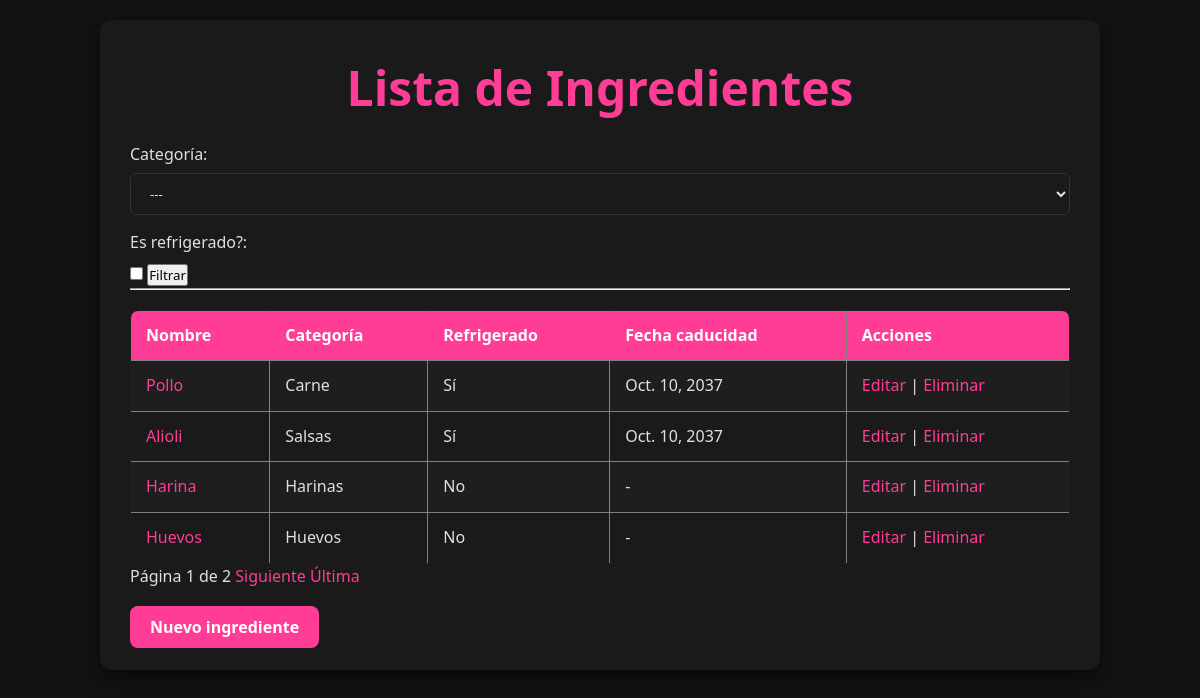
The page /ingredientes on the database as committed earlier.
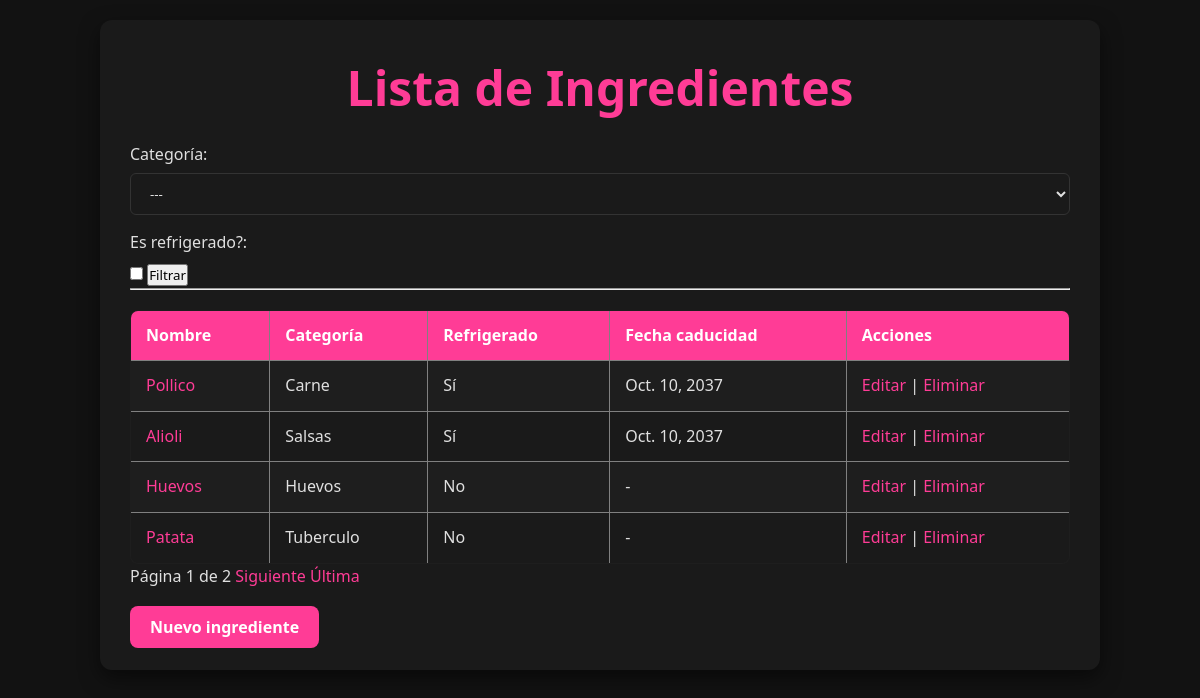
The same page on the database as committed later.
### app/models.py (models this page shows, shortened)
class Ingrediente(models.Model):
    nombre = models.CharField(max_length=100)
    fecha_caducidad = models.DateField(null=True, blank=True)
    categoria = models.ForeignKey(CategoriaIngrediente, on_delete=models.CASCADE, null = True)
    refrigerado = models.BooleanField(default=False)
    cantidad = models.FloatField(null=True, blank=True)
    precio = models.FloatField(null=True, blank=True)

class CategoriaIngrediente(models.Model):
    nombre = models.CharField(max_length=100)

### app/views.py (the view)
# urls.py: path('ingredientes', views.IngredientesListaView.as_view(), name='ingredientes'),
class IngredientesListaView(ListView):
    model = Ingrediente
    template_name = 'app/ingredientes_lista.html'
    context_object_name = 'ingredientes'
    paginate_by = 4
    def get_queryset(self):
        queryset = super().get_queryset()
        categoria = self.request.GET.get('categoria')
        refrigerado = self.request.GET.get('refrigerado')
        if categoria:
            queryset = queryset.filter(categoria_id=categoria)
        if refrigerado:
            queryset = queryset.filter(refrigerado=True)
        return queryset
    def get_context_data(self, **kwargs):
        context = super().get_context_data(**kwargs)
        context['categorias'] = CategoriaIngrediente.objects.all()
        context['refrigerado_filtro'] = self.request.GET.get('refrigerado')
        return context

### app/templates/app/ingredientes_lista.html (shortened to what this page needs)
{% extends 'app/base.html' %}
{% block contenido %}
<h1>Lista de Ingredientes</h1>
<form method="get">
    <label for="categoria">Categoría:</label>
    <select name="categoria" id="categoria">
        <option value="">---</option>
    </select>
    <label for="refrigerado">Es refrigerado?:</label>
    <input type="checkbox" name="refrigerado" id="refrigerado"
           {% if refrigerado_filtro %}checked{% endif %}>
    <input type="submit" value="Filtrar">
</form>
<hr>
<table border="1" cellpadding="5" cellspacing="0">
    <thead>
        <tr>
            <th>Nombre</th>
            <th>Categoría</th>
            <th>Refrigerado</th>
            <th>Fecha caducidad</th>
            <th>Acciones</th>
        </tr>
    </thead>
    <tbody>
        {% for ingrediente in ingredientes %}
            <tr>
                <td> <a href="{% url 'IngredienteDetalle' ingrediente.pk %}">{{ ingrediente.nombre }}</a></td>
                <td>{{ ingrediente.categoria.nombre|default:"-" }}</td>
                <td>{{ ingrediente.refrigerado|yesno:"Sí,No" }}</td>
                <td>{{ ingrediente.fecha_caducidad|default:"-" }}</td>
                <td>
                    <a href="{% url 'ingrediente_editar' ingrediente.pk %}">Editar</a> |
                    <a href="{% url 'ingrediente_eliminar' ingrediente.pk %}">Eliminar</a>
                </td>
            </tr>
        {% empty %}
            <tr>
                <td colspan="5">No hay ingredientes</td>
            </tr>
        {% endfor %}
    </tbody>
</table>
{% if is_paginated %}
  {% with request.GET.urlencode as query_params %}
    {% if query_params %}
      {% with query_params|cut:"page=" as query_params_without_page %}
        <div class="paginacion">
          {% if page_obj.has_previous %}
            <a href="?page=1&{{ query_params_without_page }}">Primera</a>
            <a href="?page={{ page_obj.previous_page_number }}&{{ query_params_without_page }}">Anterior</a>
          {% endif %}
          Página {{ page_obj.number }} de {{ page_obj.paginator.num_pages }}
          {% if page_obj.has_next %}
            <a href="?page={{ page_obj.next_page_number }}&{{ query_params_without_page }}">Siguiente</a>
            <a href="?page={{ page_obj.paginator.num_pages }}&{{ query_params_without_page }}">Última</a>
          {% endif %}
        </div>
      {% endwith %}
    {% else %}
      <div class="paginacion">
        Página {{ page_obj.number }} de {{ page_obj.paginator.num_pages }}
        {% if page_obj.has_next %}
          <a href="?page={{ page_obj.next_page_number }}">Siguiente</a>
          <a href="?page={{ page_obj.paginator.num_pages }}">Última</a>
        {% endif %}
      </div>
    {% endif %}
  {% endwith %}
{% endif %}
<br>
<a href="{% url 'ingrediente_nuevo' %}" class="btn">Nuevo ingrediente</a>
{% endblock %}

Rows that differ between the two databases and show on the page:
removed Ingrediente: nombre "Harina", categoria.nombre "Harinas", refrigerado "No", fecha_caducidad "-"
changed Ingrediente "Carne": nombre "Pollo" → "Pollico"
now on this page (row edited): Ingrediente: nombre "Patata", categoria.nombre "Tuberculo", refrigerado "No", fecha_caducidad "-"
